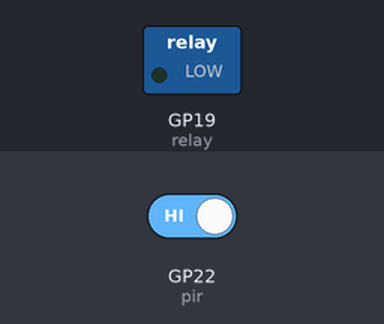
A program run on a simulated Raspberry Pi Pico running MicroPython. Parts: switched loads named in the program (green lamp = pin HIGH). The inputs (shaded band) are chosen by the test bench; at power-on: GP22 (pir) HIGH. The clock reads 2024-03-15 10:24:30 at power-on unless the program sets it.

Above: at 1.2 s.
1.3 s: GP22 (pir) driven LOW
At 2.8 s:
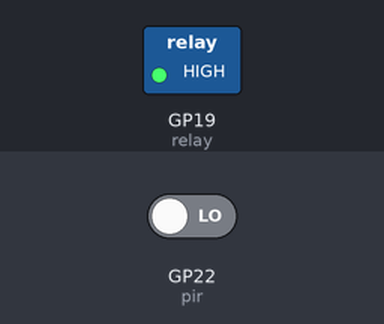
Timing chart, 0 to 4.3 s (numbered marks = the images above; inputs shaded):
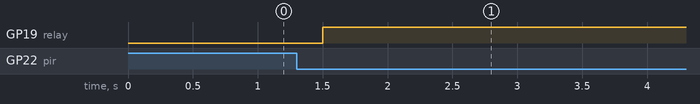

The program:

detect.py
```python
from machine import Pin
import time

HIGH_MIN = 10

pir = Pin( 22, Pin.IN, Pin.PULL_UP )
relay = Pin( 19, Pin.OUT, value=False )

last_detect = time.time() - (HIGH_MIN+1)*60

def detected( sender ):
	global last_detect
	last_detect = time.time()

pir.irq( trigger=Pin.IRQ_FALLING, handler=detected )

while True:
	relay.value( (time.time()-last_detect) < (HIGH_MIN*60) )
	time.sleep_ms(300)
```

Measured:
- after the input at 1.3 s, GP19 (relay): LOW → HIGH after 0.20 s
